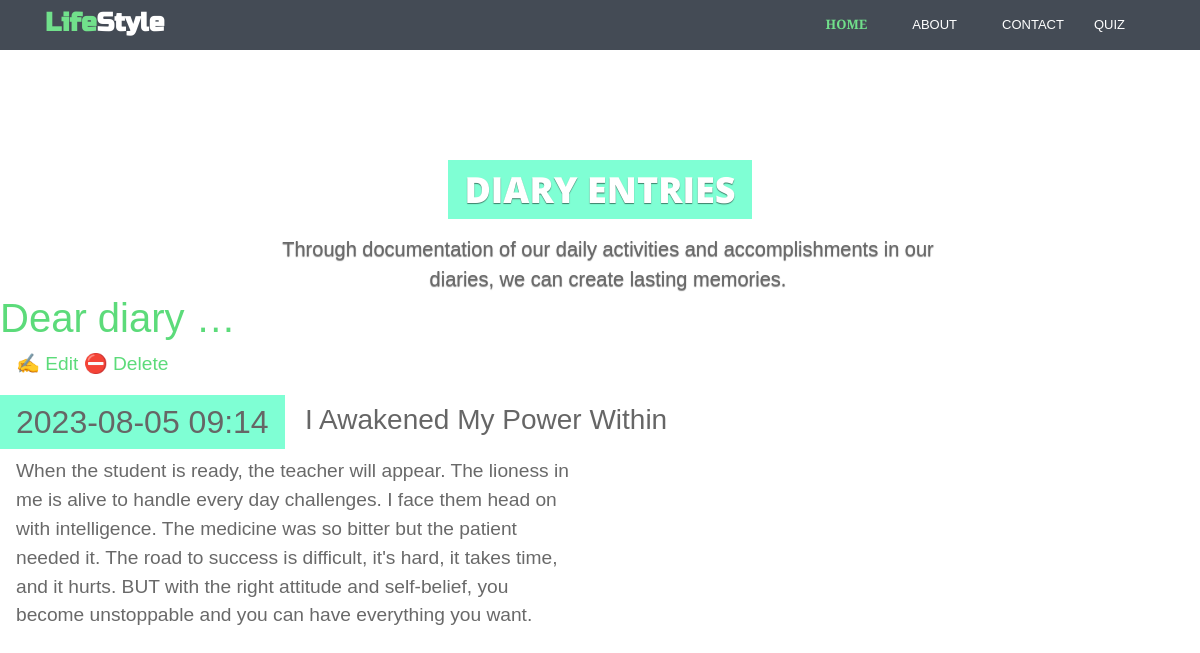
The page /entry/5 (signed in) on the database its author committed.
### entries/models.py (models this page shows, shortened)
class Entry(models.Model):
    title = models.CharField(max_length=200)
    content = models.TextField()
    date_created = models.DateTimeField(default=timezone.now)
    class Meta:
        verbose_name_plural = "Entries"

### entries/views.py (the view)
# urls.py: path("entry/<int:pk>", views.EntryDetailView.as_view(), name="entry-detail"),
class EntryDetailView(LockedView, DetailView):
    model = Entry

### entries/templates/entries/entry_detail.html
{% extends "entries/base.html" %}
{% block content %}
    <article>
    <p>
    <a href="{% url 'entry-update' entry.id %}">✍️ Edit</a>
    <a href="{% url 'entry-delete' entry.id %}">⛔ Delete</a>
    </p>
    <h2>{{ entry.date_created|date:'Y-m-d H:i' }}</h2>
    <h3>{{ entry.title }}</h3>
    <p>{{ entry.content }}</p>
    </article>
{% endblock content %}

### entries/static/css/diary.css (style rules this page uses)
* { box-sizing: border-box; }
body { font-family: sans-serif; font-size: 18px; }
a { color: inherit; }
h2, h3 { font-size: 1.4em; margin: 0; display: inline-block; padding: 0.5rem 1rem; vertical-align: top; }
h2 { background-color: aquamarine; }
article { margin-bottom: 0.5rem; }
p { font-size: 1.2em; padding-left: 1rem; line-height: 1.3em; max-width: 36rem; color: dimgray; }

### entries/static/css/theme-2.css (style rules this page uses)
body { font-family:'Merriweather Sans', arial, sans-serif;color:#666;font-size:16px;-webkit-font-smoothing:antialiased;-moz-osx-font-smoothing:grayscale }
p { margin-bottom:16px;line-height:1.5 }
a { color:#5cdb7a;-webkit-transition:all 0.4s ease-in-out;-moz-transition:all 0.4s ease-in-out;-ms-transition:all 0.4s ease-in-out;-o-transition:all 0.4s ease-in-out }

### rows shown on the page
Entry: date_created "2023-08-05 09:14", title "I Awakened My Power Within", content "When the student is ready, the teacher will appear. The lioness in me is alive to handle every day challenges. I face them head on with intelligence. The medicine was so bitter but the patient needed it. The road to success is difficult, it's hard, it takes time, and it hurts. BUT with the right attitude and self-belief, you become unstoppable and you can have everything you want."
